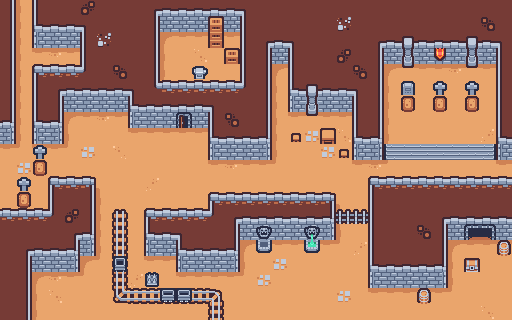

A level layout from a 2D game, rendered from its tile map. Below: a short description, then the map file with tile-grid data replaced by summaries:
An orthogonal 32x20 tile map with 16x16 px tiles, 1 tile layer (ShoeBox Tile Grab).

<map version="1.0" orientation="orthogonal" width="32" height="20" tilewidth="16" tileheight="16">
<tileset firstgid="1" name="sampleMap_bank.png" tilewidth="16" tileheight="16">
	<image source="sampleMap_bank.png" width="176" height="112" />
</tileset>
	<layer name="ShoeBox Tile Grab" width="32" height="20">
		<data>[640 cells, 640 non-empty, 70 distinct tile ids]</data>
	</layer>
</map>